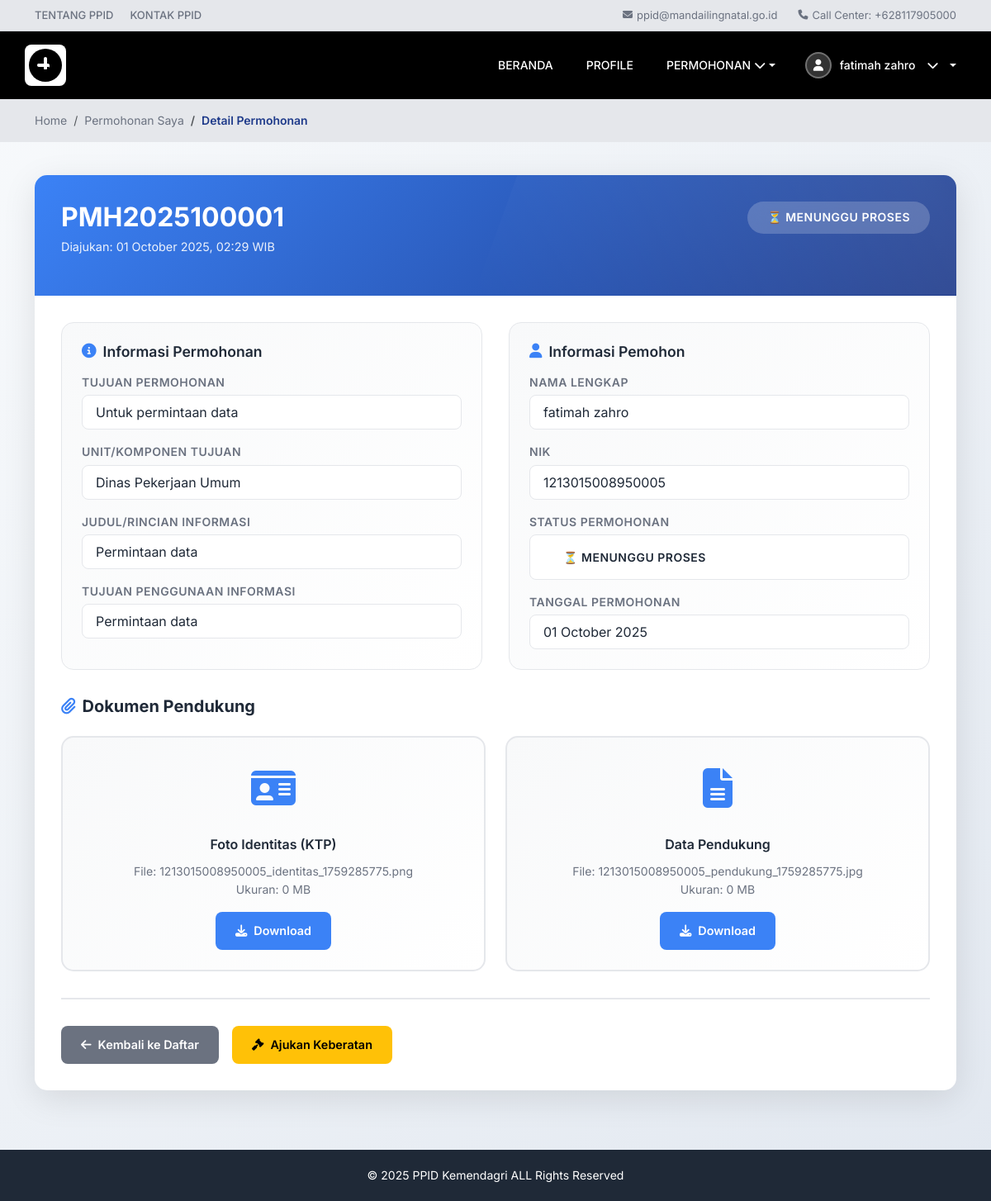
The page /index.php?controller=permohonan&action=view&id=4 (signed in) on the database its author committed.
### tables this page shows
CREATE TABLE `users` (
  `id_user` int NOT NULL,
  `email` varchar(255) NOT NULL,
  `username` varchar(50) NOT NULL,
  `password` varchar(255) NOT NULL,
  `jabatan` varchar(100) DEFAULT NULL,
  `role` varchar(50) NOT NULL,
  `id_biodata` int DEFAULT NULL
);

CREATE TABLE `biodata_pengguna` (
  `id_biodata` int NOT NULL,
  `nama_lengkap` varchar(255) NOT NULL,
  `nik` varchar(16) NOT NULL,
  `alamat` text,
  `provinsi` varchar(100) DEFAULT NULL,
  `city` varchar(100) DEFAULT NULL,
  `jenis_kelamin` enum('Laki-laki','Perempuan') DEFAULT NULL,
  `usia` int DEFAULT NULL,
  `pendidikan` varchar(100) DEFAULT NULL,
  `pekerjaan` varchar(100) DEFAULT NULL,
  `no_kontak` varchar(20) DEFAULT NULL,
  `email` varchar(255) DEFAULT NULL,
  `foto_profile` varchar(255) DEFAULT NULL,
  `status_pengguna` enum('pribadi','lembaga') NOT NULL,
  `nama_lembaga` varchar(255) DEFAULT NULL,
  `upload_ktp` varchar(255) DEFAULT NULL,
  `upload_akta` varchar(255) DEFAULT NULL
);

CREATE TABLE `permohonan` (
  `id_permohonan` int NOT NULL,
  `id_user` int NOT NULL,
  `no_permohonan` varchar(255) DEFAULT NULL,
  `sisa_jatuh_tempo` int DEFAULT NULL,
  `tujuan_permohonan` text,
  `komponen_tujuan` varchar(255) DEFAULT NULL,
  `judul_dokumen` varchar(255) DEFAULT NULL,
  `kandungan_informasi` text,
  `tujuan_penggunaan_informasi` text,
  `upload_foto_identitas` varchar(255) DEFAULT NULL,
  `upload_data_pedukung` varchar(255) DEFAULT NULL,
  `status` varchar(50) DEFAULT 'Diproses\r\n',
  `sumber_media` varchar(100) DEFAULT NULL,
  `catatan_petugas` text,
  `created_at` timestamp NULL DEFAULT CURRENT_TIMESTAMP,
  `updated_at` timestamp NULL DEFAULT CURRENT_TIMESTAMP ON UPDATE CURRENT_TIMESTAMP
);

### controllers/PermohonanController.php (called while the page is built, shortened)
<?php
require_once 'models/PermohonanModel.php';
require_once 'models/UserModel.php';
class PermohonanController {
    private $permohonanModel;
    private $userModel;
    public function __construct() {
        global $database;
        $db = $database->getConnection();
        $this->permohonanModel = new PermohonanModel($db);
        $this->userModel = new UserModel($db);
    }
    public function view() {
        $id = $_GET['id'];
        $permohonan = $this->permohonanModel->getPermohonanById($id, $_SESSION['user_id']);
        $user_data = $this->userModel->getUserBiodata($_SESSION['user_id']);
        $nama_lengkap = $user_data['nama_lengkap'] ?? $_SESSION['username'] ?? 'Pengguna';
        include 'views/permohonan/view.php';
    }
}
?>

### models/UserModel.php (called while the page is built, shortened)
<?php
class UserModel {
    private $conn;
    public function __construct($db) {
        $this->conn = $db;
    }
    public function getUserBiodata($userId) {
        $query = "SELECT bp.*, u.username, u.role, u.email, u.password
                  FROM biodata_pengguna bp
                  JOIN users u ON u.id_biodata = bp.id_biodata
                  WHERE u.id_user = :user_id LIMIT 1";
        $stmt = $this->conn->prepare($query);
        $stmt->bindParam(':user_id', $userId);
        $stmt->execute();
        return $stmt->fetch(PDO::FETCH_ASSOC);
    }
}
?>

### models/PermohonanModel.php (called while the page is built, shortened)
<?php
class PermohonanModel {
    private $conn;
    private $table_name = "permohonan";
    public function __construct($db) {
        $this->conn = $db;
    }
    public function getPermohonanById($id, $userId = null) {
        $query = "SELECT p.*, u.username, bp.nama_lengkap, bp.nik
                  FROM " . $this->table_name . " p
                  JOIN users u ON p.id_user = u.id_user
                  LEFT JOIN biodata_pengguna bp ON u.id_biodata = bp.id_biodata
                  WHERE p.id_permohonan = :id";
        $params = [':id' => $id];
        if ($userId) {
            $query .= " AND p.id_user = :user_id";
            $params[':user_id'] = $userId;
        }
        $query .= " LIMIT 1";
        $stmt = $this->conn->prepare($query);
        foreach ($params as $key => $value) {
            $stmt->bindValue($key, $value);
        }
        $stmt->execute();
        return $stmt->fetch(PDO::FETCH_ASSOC);
    }
}
?>

### views/permohonan/view.php (the view, shortened to what this page needs)
<!DOCTYPE html>
<html lang="id">
<head>
  <link href="https://cdn.jsdelivr.net/npm/bootstrap@5.3.0/dist/css/bootstrap.min.css" rel="stylesheet">
  <link rel="stylesheet" href="https://cdnjs.cloudflare.com/ajax/libs/font-awesome/6.4.0/css/all.min.css">
</head>
<body>
  <div class="top-info-bar">
    <div class="container">
      <div class="top-info-links">
        <a href="#">TENTANG PPID</a>
        <a href="#">KONTAK PPID</a>
      </div>
      <div class="top-info-contact">
        <span><i class="fas fa-envelope"></i> ppid@mandailingnatal.go.id</span>
        <span><i class="fas fa-phone"></i> Call Center: +628117905000</span>
      </div>
    </div>
  </div>
  <?php include 'views/layout/navbar_masyarakat.php'; ?>
  <div class="breadcrumb-section">
    <div class="container">
      <nav aria-label="breadcrumb">
        <ol class="breadcrumb">
          <li class="breadcrumb-item"><a href="index.php?controller=user&action=index">Home</a></li>
          <li class="breadcrumb-item"><a href="index.php?controller=permohonan&action=index">Permohonan Saya</a></li>
          <li class="breadcrumb-item active" aria-current="page">Detail Permohonan</li>
        </ol>
      </nav>
    </div>
  </div>
  <div class="main-content">
    <div class="container">
      <div class="detail-card">
        <div class="detail-header">
          <div class="detail-title">
            <div>
              <h1 class="permohonan-number"><?php echo htmlspecialchars($permohonan['no_permohonan']); ?></h1>
              <p class="permohonan-date">Diajukan: <?php echo date('d F Y, H:i', strtotime($permohonan['created_at'] ?? 'now')); ?> WIB</p>
            </div>
            <span class="status-badge status-<?php echo $permohonan['status'] ?? 'pending'; ?>">
              <?php
              $statusText = $permohonan['status'] ?? 'pending';
              switch($statusText) {
                default: echo '⏳ Menunggu Proses';
              }
              ?>
            </span>
          </div>
        </div>
        <div class="detail-body">
          <div class="info-grid">
            <div class="info-section">
              <h3 class="info-title">
                <i class="fas fa-info-circle"></i>
                Informasi Permohonan
              </h3>
              <div class="info-item">
                <div class="info-label">Tujuan Permohonan</div>
                <div class="info-value"><?php echo nl2br(htmlspecialchars($permohonan['tujuan_permohonan'])); ?></div>
              </div>
              <div class="info-item">
                <div class="info-label">Unit/Komponen Tujuan</div>
                <div class="info-value"><?php echo htmlspecialchars($permohonan['komponen_tujuan']); ?></div>
              </div>
              <div class="info-item">
                <div class="info-label">Judul/Rincian Informasi</div>
                <div class="info-value"><?php echo htmlspecialchars($permohonan['judul_dokumen']); ?></div>
              </div>
              <div class="info-item">
                <div class="info-label">Tujuan Penggunaan Informasi</div>
                <div class="info-value"><?php echo nl2br(htmlspecialchars($permohonan['tujuan_penggunaan_informasi'])); ?></div>
              </div>
            </div>
            <div class="info-section">
              <h3 class="info-title">
                <i class="fas fa-user"></i>
                Informasi Pemohon
              </h3>
              <div class="info-item">
                <div class="info-label">Nama Lengkap</div>
                <div class="info-value"><?php echo htmlspecialchars($permohonan['nama_lengkap'] ?? $permohonan['username']); ?></div>
              </div>
              <?php if (!empty($permohonan['nik'])): ?>
              <div class="info-item">
                <div class="info-label">NIK</div>
                <div class="info-value"><?php echo htmlspecialchars($permohonan['nik']); ?></div>
              </div>
              <?php endif; ?>
              <div class="info-item">
                <div class="info-label">Status Permohonan</div>
                <div class="info-value">
                  <span class="status-badge status-<?php echo $permohonan['status'] ?? 'pending'; ?>">
                    <?php
                    $statusText = $permohonan['status'] ?? 'pending';
                    switch($statusText) {
                      default: echo '⏳ Menunggu Proses';
                    }
                    ?>
                  </span>
                </div>
              </div>
              <div class="info-item">
                <div class="info-label">Tanggal Permohonan</div>
                <div class="info-value"><?php echo date('d F Y', strtotime($permohonan['created_at'] ?? 'now')); ?></div>
              </div>
            </div>
          </div>
          <div class="files-section">
            <h3 class="section-title">
              <i class="fas fa-paperclip"></i>
              Dokumen Pendukung
            </h3>
            <div class="file-grid">
              <?php if (!empty($permohonan['upload_foto_identitas'])): ?>
              <div class="file-card">
                <div class="file-icon">
                  <i class="fas fa-id-card"></i>
                </div>
                <div class="file-name">Foto Identitas (KTP)</div>
                <div class="file-info">
                  <?php
                  $filename = basename($permohonan['upload_foto_identitas']);
                  $filesize = file_exists($permohonan['upload_foto_identitas']) ? filesize($permohonan['upload_foto_identitas']) : 0;
                  $filesize_mb = round($filesize / 1024 / 1024, 2);
                  echo "File: " . $filename . "<br>";
                  echo "Ukuran: " . $filesize_mb . " MB";
                  ?>
                </div>
                <a href="index.php?controller=permohonan&action=downloadFile&id=<?php echo $permohonan['id_permohonan']; ?>&file=<?php echo urlencode(basename($permohonan['upload_foto_identitas'])); ?>" class="btn btn-primary">
                  <i class="fas fa-download"></i>
                  Download
                </a>
              </div>
              <?php endif; ?>
              <?php if (!empty($permohonan['upload_data_pedukung'])): ?>
              <div class="file-card">
                <div class="file-icon">
                  <i class="fas fa-file-alt"></i>
                </div>
                <div class="file-name">Data Pendukung</div>
                <div class="file-info">
                  <?php
                  $filename = basename($permohonan['upload_data_pedukung']);
                  $filesize = file_exists($permohonan['upload_data_pedukung']) ? filesize($permohonan['upload_data_pedukung']) : 0;
                  $filesize_mb = round($filesize / 1024 / 1024, 2);
                  echo "File: " . $filename . "<br>";
                  echo "Ukuran: " . $filesize_mb . " MB";
                  ?>
                </div>
                <a href="index.php?controller=permohonan&action=downloadFile&id=<?php echo $permohonan['id_permohonan']; ?>&file=<?php echo urlencode(basename($permohonan['upload_data_pedukung'])); ?>" class="btn btn-primary">
                  <i class="fas fa-download"></i>
                  Download
                </a>
              </div>
              <?php endif; ?>
            </div>
          </div>
          <div class="actions-section">
            <a href="index.php?controller=permohonan&action=index" class="btn btn-secondary">
              <i class="fas fa-arrow-left"></i>
              Kembali ke Daftar
            </a>
            <button type="button" class="btn btn-warning" data-bs-toggle="modal" data-bs-target="#keberatanModal">
              <i class="fas fa-gavel"></i>
              Ajukan Keberatan
            </button>
          </div>
        </div>
      </div>
    </div>
  </div>
  <footer class="footer">
    <div class="container">
      <p>&copy; 2025 PPID Kemendagri ALL Rights Reserved</p>
    </div>
  </footer>
</body>
</html>

### views/layout/navbar_masyarakat.php (shortened to what this page needs)
<nav class="navbar-custom">
    <div class="container main-navbar">
      <div class="d-flex justify-content-between align-items-center w-100">
        <a href="index.php?controller=user&action=index" class="navbar-brand">
          <div class="logo-img">
            <img alt="Logo">
          </div>
        </a>
        <div class="navbar-nav">
          <a href="index.php?controller=user&action=index">BERANDA</a>
          <a href="index.php?controller=user&action=profile">PROFILE</a>
          <div class="nav-dropdown">
            <a href="#" class="dropdown-toggle" data-bs-toggle="dropdown" aria-expanded="false">
              PERMOHONAN <i class="fas fa-chevron-down ms-1"></i>
            </a>
          </div>
          <div class="nav-dropdown user-dropdown">
            <a href="#" class="dropdown-toggle user-toggle" data-bs-toggle="dropdown" aria-expanded="false">
              <div class="user-avatar">
                <?php if (!empty($user_data['foto_profile']) && file_exists($user_data['foto_profile'])): ?>
                  <img src="<?php echo htmlspecialchars($user_data['foto_profile']); ?>" alt="Foto Profil">
                <?php else: ?>
                  <i class="fas fa-user"></i>
                <?php endif; ?>
              </div>
              <span class="username"><?php echo htmlspecialchars($nama_lengkap); ?></span>
              <i class="fas fa-chevron-down ms-1"></i>
            </a>
          </div>
        </div>
      </div>
    </div>
  </nav>

### rows shown on the page
users: id_biodata.nama_lengkap "fatimah zahro"
permohonan: no_permohonan "PMH2025100001", created_at "01 October 2025, 02:29", tujuan_permohonan "Untuk permintaan data", komponen_tujuan "Dinas Pekerjaan Umum", judul_dokumen "Permintaan data", tujuan_penggunaan_informasi "Permintaan data", biodata_pengguna.nama_lengkap "fatimah zahro", biodata_pengguna.nik "1213015008950005", created_at "01 October 2025", upload_foto_identitas "1213015008950005_identitas_1759285775.png", upload_foto_identitas "0", upload_data_pedukung "1213015008950005_pendukung_1759285775.jpg", upload_data_pedukung "0"
